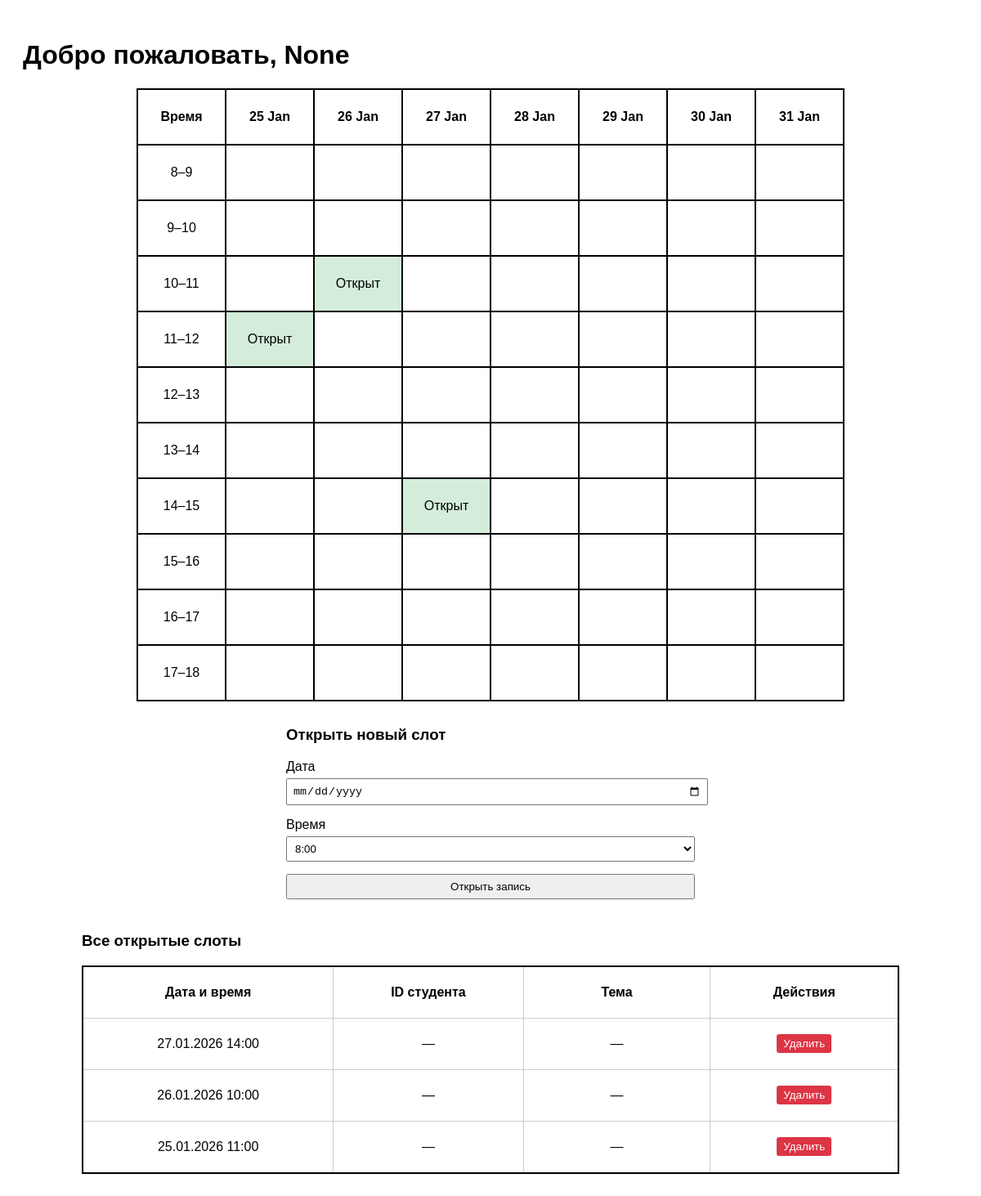
The app's page /teacher_page with its own data.
### model.py (models this page shows)
class Consultation(Base):
    __tablename__ = 'consultation'
    id = Column(Integer, primary_key=True)
    teacher_id = Column(Integer, ForeignKey('users.id'), nullable=False)
    start_time = Column(DateTime, nullable=False)
    is_open = Column(Boolean, default=True)
    student_id = Column(Integer, ForeignKey('users.id'), nullable=True)
    topic = Column(String(200), nullable=True)
    teacher = relationship("Users", foreign_keys=[teacher_id], back_populates="taught_slots")
    student = relationship("Users", foreign_keys=[student_id], back_populates="booked_slots")

### app.py (the view, shortened to what this page needs)
@app.route("/teacher_page", methods=["GET", "POST"])
def teacher_page():
    login = request.args.get('login')
    role = request.args.get('role')
    form = OpenSlotForm()
    CURRENT_TEACHER_ID = 1
    for el in session.query(Users).all():
        if el.username == login and role==el.role:
            CURRENT_TEACHER_ID = el.id
    all_slots = session.query(Consultation).filter_by(
        teacher_id=CURRENT_TEACHER_ID
    ).order_by(Consultation.start_time.desc()).all()
    for slot in all_slots:
        slot.display_time = slot.start_time.strftime('%d.%m %H:%M')
    from datetime import timedelta
    today = datetime.today().date()
    week_dates = [today + timedelta(days=i) for i in range(7)]
    slots = session.query(Consultation).filter(
        Consultation.teacher_id == CURRENT_TEACHER_ID,
        Consultation.start_time >= datetime.combine(today, datetime.min.time()),
        Consultation.start_time < datetime.combine(today + timedelta(days=7), datetime.min.time())
    ).all()
    slot_set = {(s.start_time.date(), s.start_time.hour) for s in slots}
    return render_template(
        'teacher_page.html',
        login=login,
        role=role,
        form=form,
        week_dates=week_dates,
        slot_set=slot_set,
        all_slots=all_slots
    )

### forms.py
class OpenSlotForm(FlaskForm):
    date = DateField('Дата', validators=[DataRequired()], format='%Y-%m-%d')
    hour = SelectField(
        'Время',
        choices=[
            (str(h), f"{h}:00") for h in range(8, 18)
        ],
        validators=[DataRequired()]
    )
    submit = SubmitField('Открыть запись')

### templates/teacher_page.html (shortened to what this page needs)
<!DOCTYPE html>
<html>
<head>
</head>
<body>
    <h1>Добро пожаловать, {{ login }}</h1>
    <table>
    <thead>
        <tr>
        <th>Время</th>
        {% for date in week_dates %}
            <th>{{ date.strftime('%d %b') }}</th>
        {% endfor %}
        </tr>
    </thead>
    <tbody>
        {% for hour in range(8, 18) %}
        <tr>
        <td>{{ hour }}–{{ hour+1 }}</td>
        {% for date in week_dates %}
            <td {% if (date, hour) in slot_set %}class="open-slot"{% endif %}>
            {% if (date, hour) in slot_set %}
                Открыт
            {% endif %}
            </td>
        {% endfor %}
        </tr>
        {% endfor %}
    </tbody>
    </table>
    <div class="form-container">
    <h3>Открыть новый слот</h3>
    <form method="POST">
        <div class="form-group">
        {{ form.date.label }}
        {{ form.date() }}
        </div>
        <div class="form-group">
        {{ form.hour.label }}
        {{ form.hour() }}
        </div>
        {{ form.submit(class="btn") }}
    </form>
    </div>
    <div class="slots-list" style="max-width: 1000px; margin: 40px auto;">
    <h3>Все открытые слоты</h3>
    {% if all_slots %}
        <table style="width: 100%; border-collapse: collapse; margin-top: 10px;">
        <thead>
            <tr>
            <th style="border: 1px solid #ccc; padding: 6px;">Дата и время</th>
            <th style="border: 1px solid #ccc; padding: 6px;">ID студента</th>
            <th style="border: 1px solid #ccc; padding: 6px;">Тема</th>
            <th style="border: 1px solid #ccc; padding: 6px;">Действия</th>
            </tr>
        </thead>
        <tbody>
            {% for slot in all_slots %}
            <tr>
            <td style="border: 1px solid #ccc; padding: 6px;">{{ slot.start_time.strftime('%d.%m.%Y %H:%M') }}</td>
            <td style="border: 1px solid #ccc; padding: 6px;">{{ slot.student_id or '—' }}</td>
            <td style="border: 1px solid #ccc; padding: 6px;">{{ slot.topic or '—' }}</td>
            <td style="border: 1px solid #ccc; padding: 6px;">
                {% if slot.student_id is none %}
                    <form method="POST" action="{{ url_for('delete_slot', slot_id=slot.id, login=login,
                    role=role,) }}" style="display:inline;">
                        <button type="submit"
                            onclick="return confirm('Удалить слот {{ slot.display_time }}?')"
                            style="padding: 4px 8px; background: #dc3545; color: white; border: none; border-radius: 3px; cursor: pointer;">
                            Удалить
                        </button>
                    </form>
                {% else %}
                    Занят
                {% endif %}
            </td>
            </tr>
            {% endfor %}
        </tbody>
        </table>
    {% else %}
        <p>Нет созданных слотов.</p>
    {% endif %}
    </div>
</body>
</html>

### templates/teacher_page.html (style rules this page uses)
body { font-family: Arial, sans-serif; padding: 20px; }
table { border: 2px solid black; border-collapse: collapse; margin: 20px auto; }
th, td { border: 2px solid black; padding: 8px; text-align: center; min-width: 90px; height: 50px; }
.open-slot { background-color: #d4edda; }
.form-container { max-width: 500px; margin: 30px auto; }
.form-group { margin-bottom: 15px; }
label { display: block; margin-bottom: 5px; }
input, select { width: 100%; padding: 6px; }
button { padding: 8px 16px; background: #007bff; color: white; border: none; cursor: pointer; }

### records on screen
Consultation: start_time "27.01.2026 14:00", student_id "—", topic "—"
Consultation: start_time "26.01.2026 10:00", student_id "—", topic "—"
Consultation: start_time "25.01.2026 11:00", student_id "—", topic "—"

### other values on screen
{{ login }} "None"
{{ date.strftime('%d %b') }} "25 Jan" "26 Jan" "27 Jan" "28 Jan" "29 Jan" "30 Jan" "31 Jan"
{{ hour }} "8" "9" "10" "11" "12" "13" "14" "15" "16" "17"
{{ hour+1 }} "9" "10" "11" "12" "13" "14" "15" "16" "17" "18"
